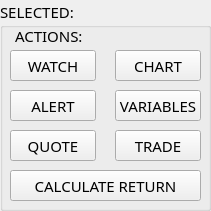
       <widget class="QGroupBox" name="groupBox_8">
        <property name="geometry">
         <rect>
          <x>5</x>
          <y>325</y>
          <width>211</width>
          <height>211</height>
         </rect>
        </property>
        <property name="font">
         <font>
          <family>FixedsysTTF</family>
          <pointsize>11</pointsize>
          <weight>50</weight>
          <italic>false</italic>
          <bold>false</bold>
          <underline>false</underline>
          <strikeout>false</strikeout>
          <kerning>true</kerning>
         </font>
        </property>
        <property name="styleSheet">
         <string notr="true"/>
        </property>
        <property name="title">
         <string>SELECTED:  </string>
        </property>
        <widget class="QPushButton" name="pushButton_6">
         <property name="geometry">
          <rect>
           <x>115</x>
           <y>50</y>
           <width>86</width>
           <height>31</height>
          </rect>
         </property>
         <property name="font">
          <font>
           <family>FixedsysTTF</family>
           <pointsize>11</pointsize>
           <weight>7</weight>
           <italic>false</italic>
           <bold>false</bold>
           <underline>false</underline>
           <strikeout>false</strikeout>
           <kerning>true</kerning>
          </font>
         </property>
         <property name="styleSheet">
          <string notr="true">font: 63 11pt &quot;FixedsysTTF&quot;;</string>
         </property>
         <property name="text">
          <string>CHART</string>
         </property>
        </widget>
        <widget class="QPushButton" name="pushButton_48">
         <property name="geometry">
          <rect>
           <x>10</x>
           <y>50</y>
           <width>86</width>
           <height>31</height>
          </rect>
         </property>
         <property name="font">
          <font>
           <family>FixedsysTTF</family>
           <pointsize>11</pointsize>
           <weight>50</weight>
           <italic>false</italic>
           <bold>false</bold>
           <underline>false</underline>
           <strikeout>false</strikeout>
           <kerning>true</kerning>
          </font>
         </property>
         <property name="styleSheet">
          <string notr="true"/>
         </property>
         <property name="text">
          <string>WATCH</string>
         </property>
        </widget>
        <widget class="QPushButton" name="pushButton_49">
         <property name="geometry">
          <rect>
           <x>115</x>
           <y>90</y>
           <width>86</width>
           <height>31</height>
          </rect>
         </property>
         <property name="font">
          <font>
           <family>FixedsysTTF</family>
           <pointsize>11</pointsize>
           <weight>50</weight>
           <italic>false</italic>
           <bold>false</bold>
           <underline>false</underline>
           <strikeout>false</strikeout>
           <kerning>true</kerning>
          </font>
         </property>
         <property name="text">
          <string>VARIABLES</string>
         </property>
        </widget>
        <widget class="QPushButton" name="pushButton_50">
         <property name="geometry">
          <rect>
           <x>115</x>
           <y>130</y>
           <width>86</width>
           <height>31</height>
          </rect>
         </property>
         <property name="font">
          <font>
           <family>FixedsysTTF</family>
           <pointsize>11</pointsize>
           <weight>50</weight>
           <italic>false</italic>
           <bold>false</bold>
           <underline>false</underline>
           <strikeout>false</strikeout>
           <kerning>true</kerning>
          </font>
         </property>
         <property name="text">
          <string>TRADE</string>
         </property>
        </widget>
        <widget class="QPushButton" name="pushButton_53">
         <property name="geometry">
          <rect>
           <x>10</x>
           <y>90</y>
           <width>86</width>
           <height>31</height>
          </rect>
         </property>
         <property name="font">
          <font>
           <family>FixedsysTTF</family>
           <pointsize>11</pointsize>
           <weight>50</weight>
           <italic>false</italic>
           <bold>false</bold>
           <underline>false</underline>
           <strikeout>false</strikeout>
           <kerning>true</kerning>
          </font>
         </property>
         <property name="text">
          <string>ALERT</string>
         </property>
        </widget>
        <widget class="QPushButton" name="pushButton_80">
         <property name="geometry">
          <rect>
           <x>10</x>
           <y>130</y>
           <width>86</width>
           <height>31</height>
          </rect>
         </property>
         <property name="font">
          <font>
           <family>FixedsysTTF</family>
           <pointsize>11</pointsize>
           <weight>50</weight>
           <italic>false</italic>
           <bold>false</bold>
           <underline>false</underline>
           <strikeout>false</strikeout>
           <kerning>true</kerning>
          </font>
         </property>
         <property name="text">
          <string>QUOTE</string>
         </property>
        </widget>
        <widget class="QLabel" name="label_16">
         <property name="geometry">
          <rect>
           <x>15</x>
           <y>25</y>
           <width>81</width>
           <height>21</height>
          </rect>
         </property>
         <property name="font">
          <font>
           <family>FixedsysTTF</family>
           <pointsize>11</pointsize>
           <weight>50</weight>
           <italic>false</italic>
           <bold>false</bold>
           <underline>false</underline>
           <strikeout>false</strikeout>
           <kerning>true</kerning>
          </font>
         </property>
         <property name="styleSheet">
          <string notr="true"/>
         </property>
         <property name="text">
          <string>ACTIONS: </string>
         </property>
        </widget>
        <widget class="QPushButton" name="pushButton_82">
         <property name="geometry">
          <rect>
           <x>10</x>
           <y>170</y>
           <width>191</width>
           <height>31</height>
          </rect>
         </property>
         <property name="font">
          <font>
           <family>FixedsysTTF</family>
           <pointsize>11</pointsize>
           <weight>50</weight>
           <italic>false</italic>
           <bold>false</bold>
           <underline>false</underline>
           <strikeout>false</strikeout>
           <kerning>true</kerning>
          </font>
         </property>
         <property name="text">
          <string>CALCULATE RETURN</string>
         </property>
        </widget>
       </widget>
